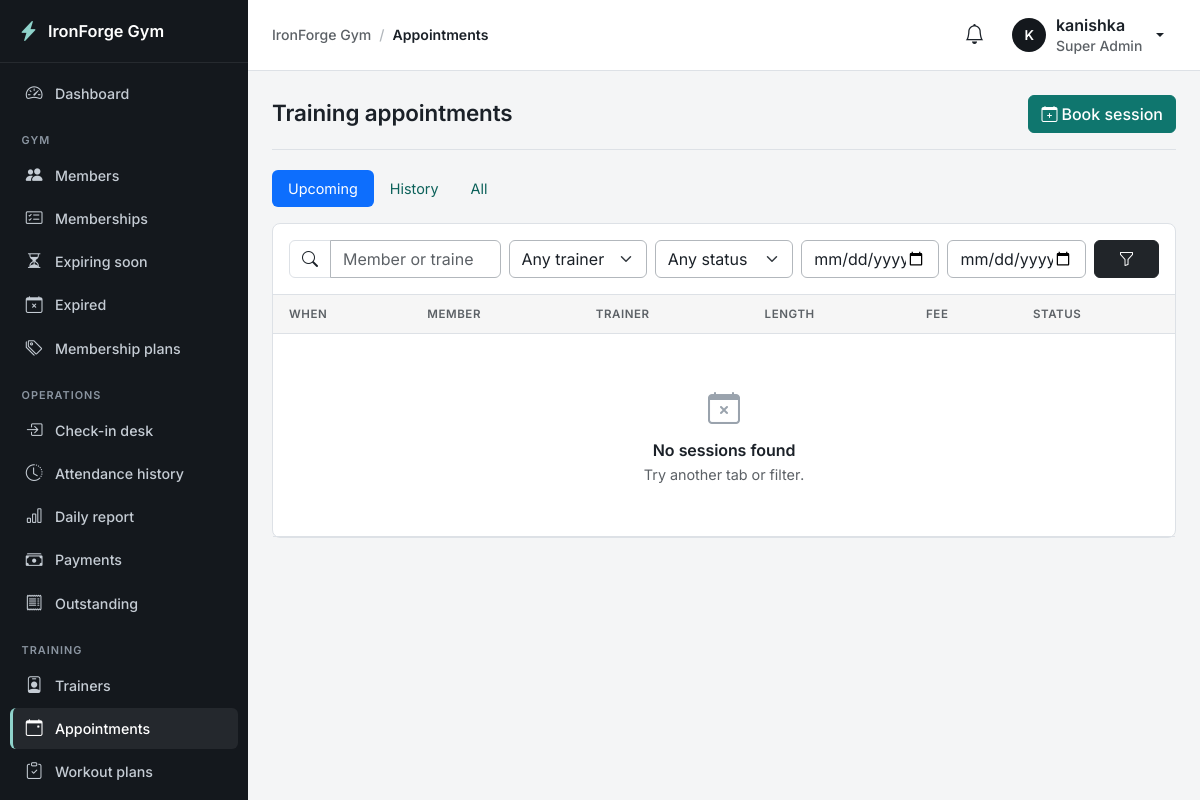
The app's page /appointments/ (signed in), older data.
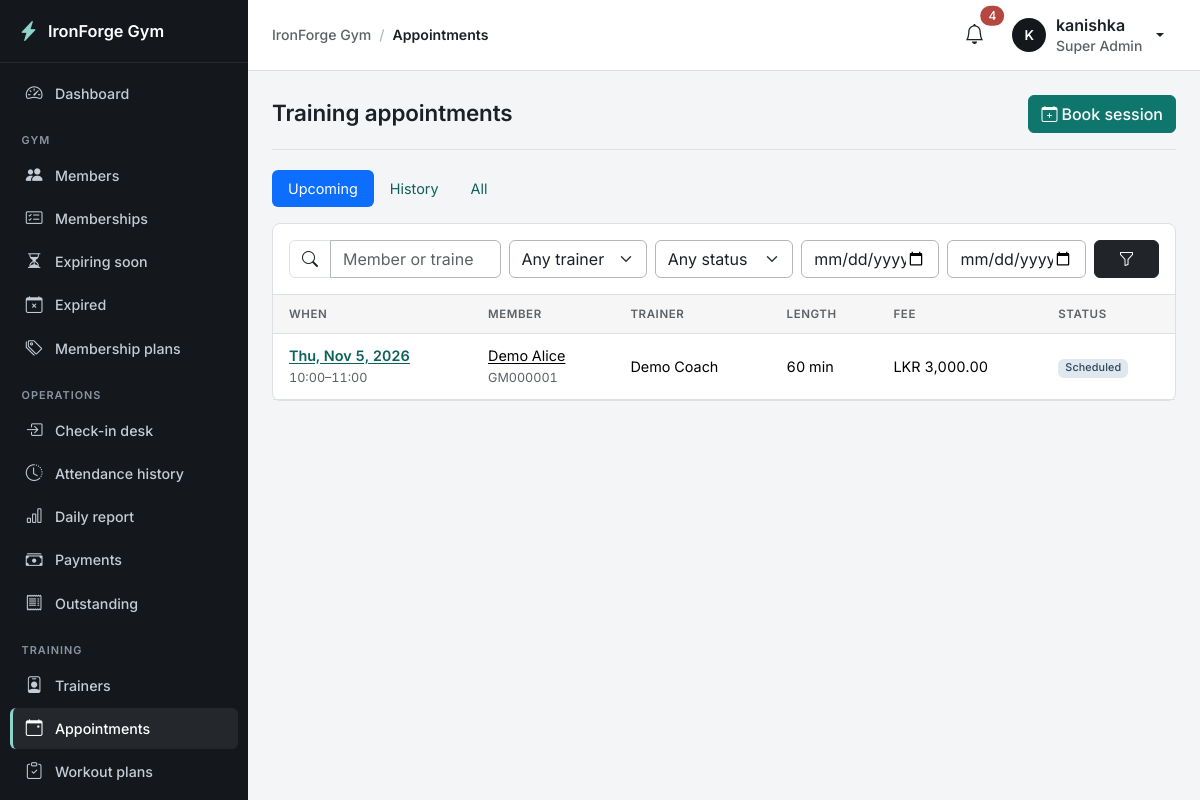
The same page, newer data.
### apps/appointments/models.py (models this page shows, shortened)
class Appointment(models.Model):
    member = models.ForeignKey("members.Member", on_delete=models.PROTECT, related_name="appointments")
    trainer = models.ForeignKey("trainers.Trainer", on_delete=models.PROTECT, related_name="appointments")
    start = models.DateTimeField(db_index=True)
    end = models.DateTimeField()
    status = models.CharField(max_length=10, choices=Status.choices, default=Status.SCHEDULED, db_index=True)
    fee = models.DecimalField("fee (LKR)", max_digits=10, decimal_places=2, default=0)
    notes = models.CharField(max_length=255, blank=True)
    booked_by = models.ForeignKey(settings.AUTH_USER_MODEL, null=True, blank=True, on_delete=models.SET_NULL, related_name="+")
    booked_via = models.CharField(max_length=10, default="staff")  # staff | portal
    cancel_reason = models.CharField(max_length=255, blank=True)
    cancelled_by = models.ForeignKey(settings.AUTH_USER_MODEL, null=True, blank=True, on_delete=models.SET_NULL, related_name="+")
    cancelled_at = models.DateTimeField(null=True, blank=True)
    reminder_sent_at = models.DateTimeField(null=True, blank=True)
    created_at = models.DateTimeField(auto_now_add=True)
    updated_at = models.DateTimeField(auto_now=True)
    class Meta:
        ordering = ["start", "id"]
        indexes = [models.Index(fields=["trainer", "status", "start"]), models.Index(fields=["member", "status", "start"])]
        constraints = [
            models.CheckConstraint(condition=Q(end__gt=F("start")), name="appointment_end_after_start"),
            models.CheckConstraint(condition=Q(fee__gte=0), name="appointment_fee_non_negative"),
            models.UniqueConstraint(fields=["trainer", "start"], condition=Q(status="scheduled"), name="one_scheduled_session_per_trainer_start"),
        ]
    def get_absolute_url(self):
        return reverse("appointments:detail", args=[self.pk])
    @property
    def duration_minutes(self):
        return int((self.end - self.start).total_seconds() // 60)
    @property
    def status_key(self):
        if self.status == Status.SCHEDULED and self.end < timezone.now():
            return "awaiting"
        return self.status
    @property
    def status_label(self):
        return "Awaiting outcome" if self.status_key == "awaiting" else self.get_status_display()

### apps/members/models.py (models this page shows, shortened)
class Member(models.Model):
    member_id = models.CharField(max_length=20, unique=True, editable=False)
    full_name = models.CharField(max_length=150)
    phone = models.CharField(max_length=20, unique=True, validators=[phone_validator])
    email = models.EmailField(blank=True)
    address = models.TextField(blank=True)
    date_of_birth = models.DateField()
    emergency_contact_name = models.CharField(max_length=150)
    emergency_contact_phone = models.CharField(max_length=20, validators=[phone_validator])
    registration_date = models.DateField(default=timezone.localdate)
    photo = models.ImageField(upload_to=member_photo_path, blank=True)
    fitness_goals = models.TextField(blank=True)
    qr_token = models.CharField(max_length=64, unique=True, null=True, blank=True, editable=False)
    user = models.OneToOneField(settings.AUTH_USER_MODEL, null=True, blank=True, on_delete=models.SET_NULL,
                                related_name="member_profile")
    is_active = models.BooleanField(default=True)
    deactivated_at = models.DateTimeField(null=True, blank=True)
    created_at = models.DateTimeField(auto_now_add=True)
    updated_at = models.DateTimeField(auto_now=True)
    class Meta:
        ordering = ["full_name"]
        constraints = [
            models.UniqueConstraint(
                Lower("email"), condition=~models.Q(email=""), name="unique_member_email_ci"
            ),
        ]
    def get_absolute_url(self):
        return reverse("members:detail", args=[self.pk])

### apps/trainers/models.py (models this page shows, shortened)
class Trainer(models.Model):
    user = models.OneToOneField(settings.AUTH_USER_MODEL, null=True, blank=True, on_delete=models.SET_NULL,
                                related_name="trainer_profile", help_text="The trainer's login (role: Trainer).")
    full_name = models.CharField(max_length=150)
    email = models.EmailField(blank=True)
    phone = models.CharField(max_length=20, validators=[phone_validator])
    photo = models.ImageField(upload_to=trainer_photo_path, blank=True)
    bio = models.TextField(blank=True)
    qualifications = models.TextField(blank=True)
    specialties = models.CharField(max_length=255, blank=True, help_text="Comma-separated, e.g. Strength, Yoga, Rehab.")
    employment_status = models.CharField(max_length=12, choices=EmploymentStatus.choices, default=EmploymentStatus.ACTIVE, db_index=True)
    hire_date = models.DateField(default=timezone.localdate)
    hourly_rate = models.DecimalField("personal training rate (LKR / hour)", max_digits=10, decimal_places=2, default=0,
                                      help_text="0 = sessions are free. The fee is copied onto each appointment when booked.")
    created_at = models.DateTimeField(auto_now_add=True)
    updated_at = models.DateTimeField(auto_now=True)
    class Meta:
        ordering = ["full_name"]
        constraints = [models.CheckConstraint(condition=Q(hourly_rate__gte=0), name="trainer_rate_non_negative")]

### apps/appointments/views.py (the view)
# urls.py: path("", views.AppointmentListView.as_view(), name="list"),
class AppointmentListView(GymPermissionMixin, ListView):
    required_permission = "appointments.view"
    template_name = "appointments/appointment_list.html"
    paginate_by = 20
    def get_queryset(self):
        g, now = self.request.GET, timezone.now()
        qs = scope_appointments(self.request.user, Appointment.objects.select_related("member", "trainer"))
        self.when = g.get("when", "upcoming")
        if self.when == "upcoming":
            qs = qs.filter(status=Status.SCHEDULED, end__gte=now).order_by("start", "pk")
        elif self.when == "past":
            qs = qs.filter(Q(end__lt=now) | ~Q(status=Status.SCHEDULED)).order_by("-start", "-pk")
        else:
            qs = qs.order_by("-start", "-pk")
        if g.get("q", "").strip():
            q = g["q"].strip()
            qs = qs.filter(Q(member__full_name__icontains=q) | Q(member__member_id__icontains=q) | Q(trainer__full_name__icontains=q))
        if g.get("status") in Status.values:
            qs = qs.filter(status=g["status"])
        if g.get("trainer", "").isdigit():
            qs = qs.filter(trainer_id=g["trainer"])
        d_from, d_to = parse_date(g.get("from", "")), parse_date(g.get("to", ""))
        if d_from:
            qs = qs.filter(start__gte=forms.combine_local(d_from, time.min))
        if d_to:
            qs = qs.filter(start__lt=forms.combine_local(d_to + timedelta(days=1), time.min))
        return qs
    def get_context_data(self, **kwargs):
        g = self.request.GET
        trainers = Trainer.objects.all() if self.request.user.role != "trainer" else Trainer.objects.filter(user=self.request.user)
        return super().get_context_data(
            when=self.when, q=g.get("q", ""), status=g.get("status", ""), trainer=g.get("trainer", ""),
            date_from=g.get("from", ""), date_to=g.get("to", ""), statuses=Status.choices, trainers=trainers,
            filtered_on=any(g.get(k) for k in ("q", "status", "trainer", "from", "to")), **kwargs)

### apps/accounts/mixins.py (called while the page is built)
    def dispatch(self, request, *args, **kwargs):
        if not request.user.is_authenticated:
            return self.handle_no_permission()
        if self.required_permission and not request.user.has_gym_perm(self.required_permission):
            raise PermissionDenied
        return super().dispatch(request, *args, **kwargs)

### apps/accounts/models.py (called while the page is built)
    @property
    def is_super_admin(self):
        return self.role == Role.SUPER_ADMIN

    @property
    def display_name(self):
        return self.get_full_name() or self.username

    def gym_permissions(self):
        if not hasattr(self, "_gym_permissions"):
            if not self.is_active:
                perms = set()
            elif self.is_super_admin:
                perms = set(PERMISSIONS) | SUPER_ADMIN_ONLY
            else:
                perms = set(RolePermission.objects.filter(role=self.role).values_list("permission", flat=True))
            self._gym_permissions = perms
        return self._gym_permissions

    def has_gym_perm(self, code):
        return code in self.gym_permissions()

### apps/core/appearance.py (called while the page is built)
def _rgb(color):
    return tuple(int(color[i:i + 2], 16) for i in (1, 3, 5))

### templates/appointments/appointment_list.html (shortened to what this page needs)
{% extends "base.html" %}
{% load gym %}
{% block content %}
<div class="page-header"><h1>Training appointments</h1>
  {% if request.user|can:"appointments.manage" %}<a href="{% url 'appointments:book' %}" class="btn btn-primary"><i class="bi bi-calendar-plus me-1"></i>Book session</a>{% endif %}</div>
<ul class="nav nav-pills mb-3">
  <li class="nav-item"><a class="nav-link {% if when == 'upcoming' %}active{% endif %}" href="?when=upcoming">Upcoming</a></li>
  <li class="nav-item"><a class="nav-link {% if when == 'past' %}active{% endif %}" href="?when=past">History</a></li>
  <li class="nav-item"><a class="nav-link {% if when == 'all' %}active{% endif %}" href="?when=all">All</a></li>
</ul>
<div class="card">
  <div class="card-body border-bottom"><form method="get" class="row g-2" data-no-loading>
    <div class="col-lg-3">{% include "components/search_bar.html" with q=q placeholder="Member or trainer" %}</div>
    <div class="col-6 col-lg-2"><select name="trainer" class="form-select" aria-label="Trainer"><option value="">Any trainer</option></select></div>
    <div class="col-6 col-lg-2"><select name="status" class="form-select" aria-label="Status"><option value="">Any status</option></select></div>
    <div class="col-6 col-lg-2"><input type="date" name="from" value="{{ date_from }}" class="form-control" aria-label="From" title="From"></div>
    <div class="col-6 col-lg-2"><input type="date" name="to" value="{{ date_to }}" class="form-control" aria-label="To" title="To"></div>
    <div class="col-lg-1 d-flex gap-2"><button class="btn btn-dark flex-grow-1" type="submit" data-no-loading><i class="bi bi-funnel"></i></button>
      {% if filtered_on %}<a href="?when={{ when }}" class="btn btn-outline-secondary"><i class="bi bi-x-lg"></i></a>{% endif %}</div>
  </form></div>
  <div class="table-responsive"><table class="table table-hover mb-0">
    <thead><tr><th>When</th><th>Member</th><th>Trainer</th><th>Length</th><th>Fee</th><th>Status</th></tr></thead><tbody>
    {% for a in object_list %}<tr>
      <td class="text-nowrap"><a href="{{ a.get_absolute_url }}" class="fw-semibold">{{ a.start|date:"D, M j, Y" }}</a><div><small class="text-muted">{{ a.start|time:"H:i" }}–{{ a.end|time:"H:i" }}</small></div></td>
      <td><a href="{{ a.member.get_absolute_url }}" class="text-reset">{{ a.member.full_name }}</a><div><small class="text-muted">{{ a.member.member_id }}</small></div></td>
      <td>{{ a.trainer.full_name }}</td><td>{{ a.duration_minutes }} min</td>
      <td class="text-nowrap">{% if a.fee %}{{ a.fee|lkr }}{% else %}<span class="text-muted">Free</span>{% endif %}</td>
      <td>{% include "components/status_badge.html" with key=a.status_key label=a.status_label %}</td></tr>
    {% empty %}<tr><td colspan="6">{% include "components/empty_state.html" with icon="calendar-x" title="No sessions found" text="Try another tab or filter." %}</td></tr>{% endfor %}
    </tbody></table></div>
</div>
{% endblock %}

### templates/base.html (shortened to what the changed rows need)
{% load static gym %}<!doctype html>
<html lang="en" data-bs-theme="light">
<head>
  <link href="https://cdn.jsdelivr.net/npm/bootstrap@5.3.3/dist/css/bootstrap.min.css" rel="stylesheet">
  <link href="https://cdn.jsdelivr.net/npm/bootstrap-icons@1.11.3/font/bootstrap-icons.min.css" rel="stylesheet">
  <link href="{% static 'css/app.css' %}" rel="stylesheet">
</head>
<body data-sidebar="{{ APPEARANCE.layout.sidebar_style }}" data-stat-cols="{{ APPEARANCE.layout.stat_columns }}">
<div class="app-shell">
  <div class="main">
    <header class="topbar">
      <div class="ms-auto d-flex align-items-center gap-2">
      <div class="dropdown">
        <button class="btn btn-icon position-relative" data-bs-toggle="dropdown" aria-expanded="false" aria-label="Notifications"><i class="bi bi-bell fs-5"></i>
          {% if unread_notifications %}<span class="position-absolute top-0 start-100 translate-middle badge rounded-pill text-bg-danger">{{ unread_notifications }}</span>{% endif %}</button>
      </div>
      </div>
    </header>
    <main class="content" id="main" tabindex="-1">
      {% block content %}{% endblock %}
    </main>
  </div>
</div>
</body>
</html>

### templates/components/status_badge.html
{% load gym %}
<span class="badge text-bg-{{ key|badge }}">{{ label }}</span>

Row changes from the older to the newer data that the page shows:
added Appointment: start "Thu, Nov 5, 2026", start "10:00", end "11:00", member.full_name "Demo Alice", member.member_id "GM000001", trainer.full_name "Demo Coach", duration_minutes "60", fee|lkr "LKR 3,000.00", status "Scheduled"
Text that changed along with them:
{{ unread_notifications }}: (not shown) → "4"
{{ title|default:"Nothing here yet" }}: "No sessions found" → (not shown)
{{ text }}: "Try another tab or filter." → (not shown)
